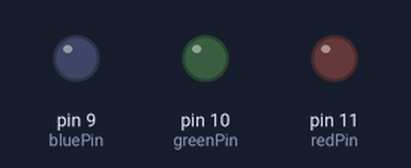
Bench run of a sketch on a simulated Arduino Uno, built with avr-gcc and run on an emulated ATmega328P. Parts: output pins drawn as LEDs (lit = HIGH). Dashed ring = blinking.

Above: at 0.7 s.
At 4.0 s:
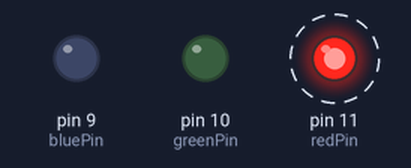
Timing chart, 0 to 4.6 s (numbered marks = the images above):
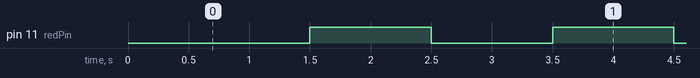

Measured:
- by itself, pin 11 (redPin): alternates HIGH for 1.0 s and LOW for 1.0 s

The sketch:

tri_color_led.ino
```cpp
/*
 * Control a tri color common anode LED
 * Setting the OUTPUT to LOW turns on the LED
 */

int redPin = 11;                  // Red LED connected to digital pin 12
int greenPin = 10;                // Green LED connected to digital pin 11
int bluePin = 9;                 // Blue LED connected to digital pin 10

void setup()                      // run once, when the sketch starts
{
  pinMode(redPin, OUTPUT);        // sets the digital pin as output
  pinMode(greenPin, OUTPUT);      // sets the digital pin as output
  pinMode(bluePin, OUTPUT);       // sets the digital pin as output
}

void loop()                       // run over and over again
{
  digitalWrite(bluePin, LOW);
  delay(500);
  digitalWrite(redPin, LOW);     // sets the Red LED on
  delay(500);
  //digitalWrite(redPin, HIGH);
  //delay(500);
  //digitalWrite(greenPin, HIGH);   // sets the Green LED on
  //delay(500);                     // waits for a second
  //digitalWrite(greenPin, HIGH);  // sets the Green LED off
  //delay(500);
  digitalWrite(bluePin, LOW);    // sets the Green LED on
  delay(500);                     // waits for a second
  digitalWrite(redPin, HIGH);    // sets the Red LED on
  delay(500);
}
```
